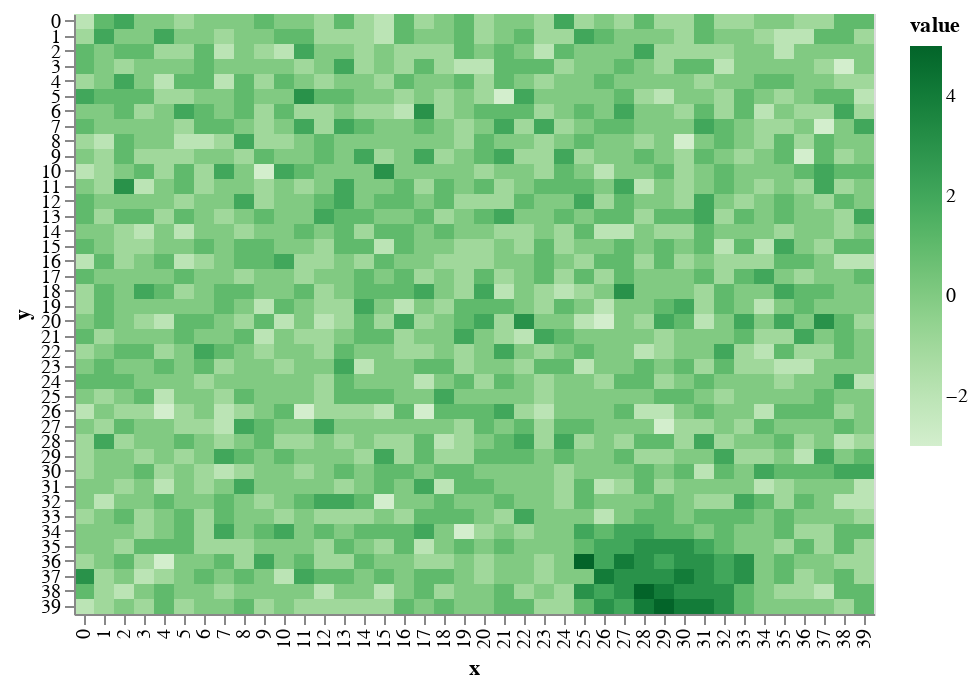

The cell this chart's notebook holds for it:
### Markdown cell above
This makes a much more _natural_ looking mountain.

### Code cell
world.add_mountain(mdf)
draw.drawTerrainHeight(world.grid_elevation)

### Figure 1 — Vega-Lite specification as saved in the notebook (floating-point values rounded to 4 significant figures; data arrays with more than 128 entries replaced by an {"elided": "..."} marker saying what was removed)
{"$schema": "https://vega.github.io/schema/vega-lite/v2.6.0.json", "config": {"view": {"height": 300, "width": 400}}, "data": {"name": "data-76800e1682be82cc142651bea3bfafb7"}, "datasets": {"data-76800e1682be82cc142651bea3bfafb7": {"elided": "1600 records"}}, "encoding": {"color": {"field": "value", "scale": {"scheme": "greens"}, "type": "quantitative"}, "x": {"field": "x", "type": "ordinal"}, "y": {"field": "y", "type": "ordinal"}}, "mark": "rect"}
